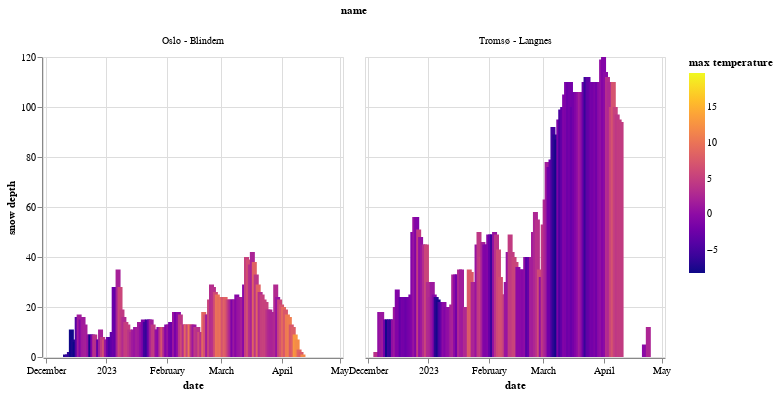

The cell this chart's notebook holds for it:
### Code cell
alt.Chart(data).mark_bar().encode(
    x="date",
    y="snow depth",
    color=alt.Color("max temperature").scale(scheme="plasma"),
    column="name",
)

### Figure 1 — Vega-Lite specification as saved in the notebook (floating-point values rounded to 4 significant figures; data arrays with more than 128 entries replaced by an {"elided": "..."} marker saying what was removed)
{"config": {"view": {"continuousWidth": 300, "continuousHeight": 300}}, "data": {"name": "data-a55c0644e3aa1a164712fe73c29f98c9"}, "mark": {"type": "bar"}, "encoding": {"color": {"field": "max temperature", "scale": {"scheme": "plasma"}, "type": "quantitative"}, "column": {"field": "name", "type": "nominal"}, "x": {"field": "date", "type": "temporal"}, "y": {"field": "snow depth", "type": "quantitative"}}, "$schema": "https://vega.github.io/schema/vega-lite/v5.15.1.json", "datasets": {"data-a55c0644e3aa1a164712fe73c29f98c9": {"elided": "300 records"}}}
